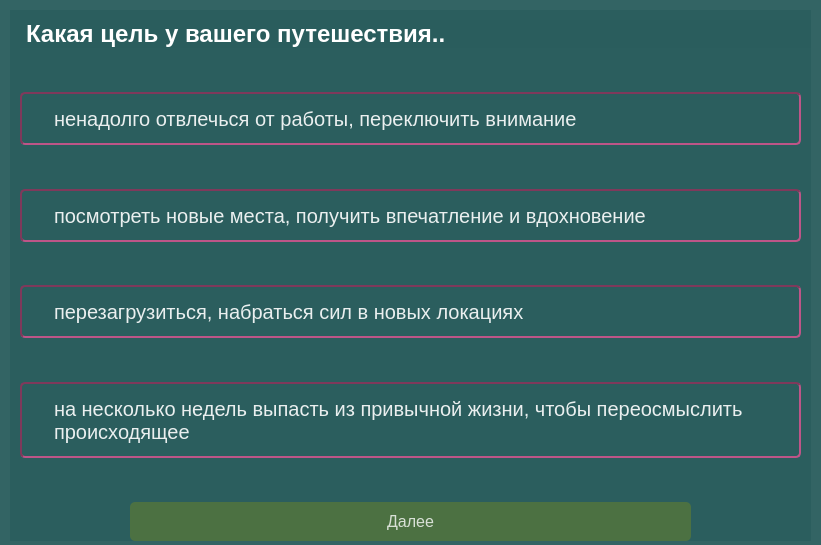
<?xml version="1.0" encoding="UTF-8"?>
<ui version="4.0">
 <class>Step_1_of_10</class>
 <widget class="QWidget" name="Step_1_of_10">
  <property name="geometry">
   <rect>
    <x>0</x>
    <y>0</y>
    <width>821</width>
    <height>545</height>
   </rect>
  </property>
  <property name="windowTitle">
   <string>Form</string>
  </property>
  <property name="styleSheet">
   <string notr="true">background-color: rgba(41, 92, 92, 200)</string>
  </property>
  <widget class="QWidget" name="gridLayoutWidget">
   <property name="geometry">
    <rect>
     <x>10</x>
     <y>10</y>
     <width>801</width>
     <height>531</height>
    </rect>
   </property>
   <layout class="QGridLayout" name="gridLayout">
    <item row="0" column="0">
     <widget class="QLabel" name="label">
      <property name="styleSheet">
       <string notr="true">QLabel {
font-family: 'Arial' 'Optima';
font: bold;
font-size: 18pt;
color: rgba(255, 255, 255, 255);
margin-left: 10px;
margin-top: 10 px;
}</string>
      </property>
      <property name="text">
       <string>Какая цель у вашего путешествия..</string>
      </property>
     </widget>
    </item>
    <item row="5" column="0">
     <spacer name="verticalSpacer_3">
      <property name="orientation">
       <enum>Qt::Vertical</enum>
      </property>
      <property name="sizeHint" stdset="0">
       <size>
        <width>20</width>
        <height>40</height>
       </size>
      </property>
     </spacer>
    </item>
    <item row="7" column="0">
     <spacer name="verticalSpacer_4">
      <property name="orientation">
       <enum>Qt::Vertical</enum>
      </property>
      <property name="sizeHint" stdset="0">
       <size>
        <width>20</width>
        <height>40</height>
       </size>
      </property>
     </spacer>
    </item>
    <item row="4" column="0">
     <widget class="QRadioButton" name="winter">
      <property name="styleSheet">
       <string notr="true">QRadioButton {
background-color: rgba(0,0, 0, 0);
border: 2px solid rgba(127, 57, 91, 255);
border-style: inset;
border-radius: 5px;
padding: 12px;
font-size: 15pt;
color: rgba(255, 255, 255, 230);
margin-left: 10px;
margin-right: 10px;
}

QRadioButton:hover {
background-color: qconicalgradient(cx:0.431909, cy:1, angle:270.1, stop:0 rgba(0, 0, 0, 255), stop:0.39548 rgba(191, 112, 151, 100));
}</string>
      </property>
      <property name="text">
       <string>посмотреть новые места, получить впечатление и вдохновение</string>
      </property>
     </widget>
    </item>
    <item row="1" column="0">
     <spacer name="verticalSpacer">
      <property name="orientation">
       <enum>Qt::Vertical</enum>
      </property>
      <property name="sizeHint" stdset="0">
       <size>
        <width>20</width>
        <height>40</height>
       </size>
      </property>
     </spacer>
    </item>
    <item row="3" column="0">
     <spacer name="verticalSpacer_2">
      <property name="orientation">
       <enum>Qt::Vertical</enum>
      </property>
      <property name="sizeHint" stdset="0">
       <size>
        <width>20</width>
        <height>40</height>
       </size>
      </property>
     </spacer>
    </item>
    <item row="8" column="0">
     <widget class="QRadioButton" name="radioButton">
      <property name="styleSheet">
       <string notr="true">QRadioButton {
background-color: rgba(0,0, 0, 0);
border: 2px solid rgba(127, 57, 91, 255);
border-style: inset;
border-radius: 5px;
padding: 12px;
font-size: 15pt;
color: rgba(255, 255, 255, 230);
margin-left: 10px;
margin-right: 10px;
}

QRadioButton:hover {
background-color: qconicalgradient(cx:0.431909, cy:1, angle:270.1, stop:0 rgba(0, 0, 0, 255), stop:0.39548 rgba(191, 112, 151, 100));
}</string>
      </property>
      <property name="text">
       <string>на несколько недель выпасть из привычной жизни, чтобы переосмыслить
происходящее</string>
      </property>
     </widget>
    </item>
    <item row="2" column="0">
     <widget class="QRadioButton" name="summer">
      <property name="styleSheet">
       <string notr="true">QRadioButton {
background-color: rgba(0,0, 0, 0);
border: 2px solid rgba(127, 57, 91, 255);
border-style: inset;
border-radius: 5px;
padding: 12px;
font-size: 15pt;
color: rgba(255, 255, 255, 230);
margin-left: 10px;
margin-right: 10px;
}

QRadioButton:hover {
background-color: qconicalgradient(cx:0.431909, cy:1, angle:270.1, stop:0 rgba(0, 0, 0, 255), stop:0.39548 rgba(191, 112, 151, 100));
}</string>
      </property>
      <property name="text">
       <string>ненадолго отвлечься от работы, переключить внимание</string>
      </property>
     </widget>
    </item>
    <item row="6" column="0">
     <widget class="QRadioButton" name="autmn_spirng">
      <property name="styleSheet">
       <string notr="true">QRadioButton {
background-color: rgba(0,0, 0, 0);
border: 2px solid rgba(127, 57, 91, 255);
border-style: inset;
border-radius: 5px;
padding: 12px;
font-size: 15pt;
color: rgba(255, 255, 255, 230);
margin-left: 10px;
margin-right: 10px;
}

QRadioButton:hover {
background-color: qconicalgradient(cx:0.431909, cy:1, angle:270.1, stop:0 rgba(0, 0, 0, 255), stop:0.39548 rgba(191, 112, 151, 100));
}</string>
      </property>
      <property name="text">
       <string>перезагрузиться, набраться сил в новых локациях</string>
      </property>
     </widget>
    </item>
    <item row="9" column="0">
     <spacer name="verticalSpacer_5">
      <property name="orientation">
       <enum>Qt::Vertical</enum>
      </property>
      <property name="sizeHint" stdset="0">
       <size>
        <width>20</width>
        <height>40</height>
       </size>
      </property>
     </spacer>
    </item>
    <item row="10" column="0">
     <widget class="QPushButton" name="pushButton">
      <property name="styleSheet">
       <string notr="true">QPushButton {
background-color: rgba(127, 143, 24, 100);
border-radius: 5px;
padding: 10px;
font-size: 12pt;
color: rgba(255, 255, 255, 200);
margin-left: 120px;
margin-right: 120px;
}
QPushButton:hover {
background-color: rgba(127, 143, 24, 200);
}</string>
      </property>
      <property name="text">
       <string>Далее</string>
      </property>
     </widget>
    </item>
   </layout>
  </widget>
 </widget>
 <resources/>
 <connections/>
</ui>
